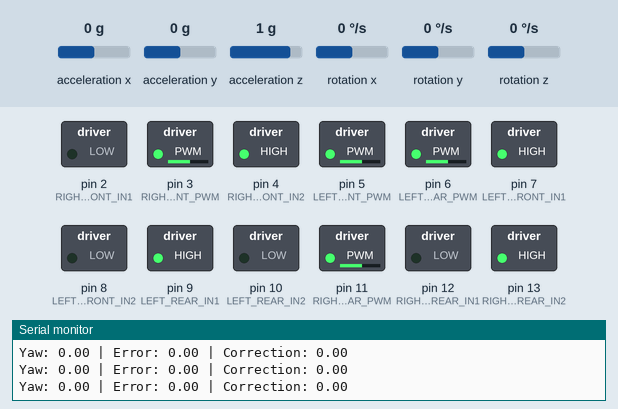
This sketch was run on a simulated Arduino Uno, built with avr-gcc and run on an emulated ATmega328P. Parts: switched loads named in the sketch (green lamp = pin HIGH), the last lines printed to the serial monitor. Wiring (inferred from the names in the program): MPU-6050 motion sensor at I2C address 0x68. Inputs (shaded band) come from the test bench; at power-on: rotation z 0 °/s, acceleration x 0 g, acceleration y 0 g, acceleration z 1 g, rotation x 0 °/s, rotation y 0 °/s.

Above: at 5.8 s.
5.9 s: rotation z set to 192 °/s
At 7.09 s:
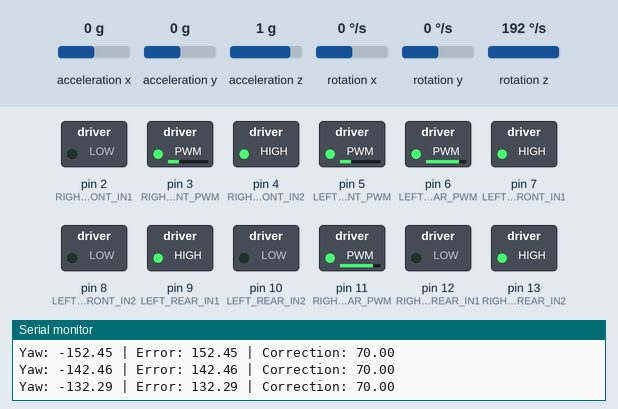
At 8.4 s:
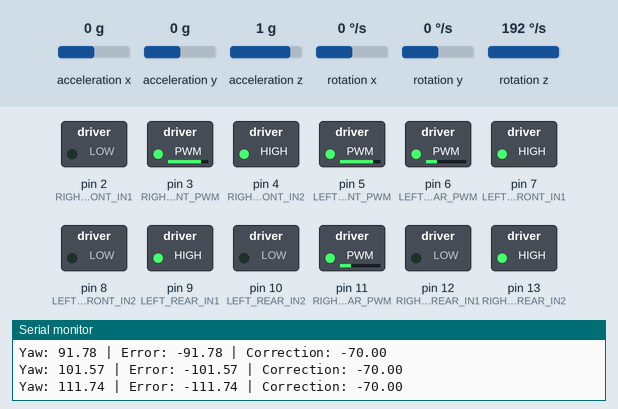
8.9 s: rotation z set to -192 °/s
At 10.0 s:
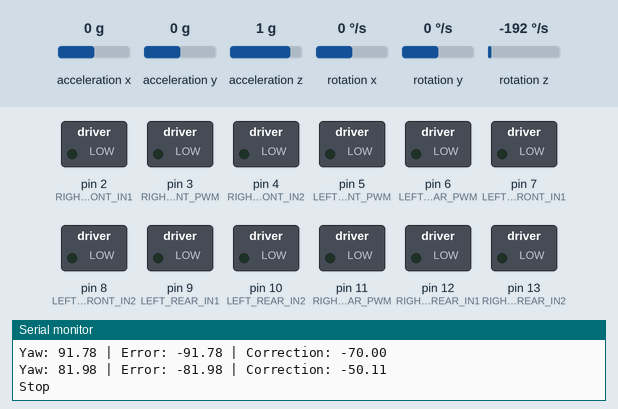
11.2 s: rotation z set to 0 °/s
Timing chart, 0 to 19.2 s (numbered marks = the images above; inputs shaded):
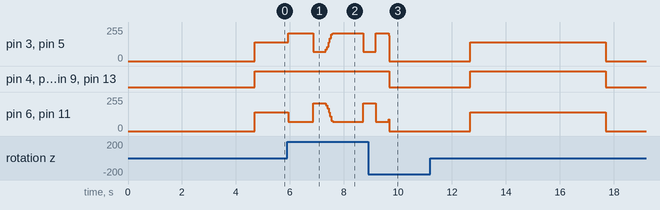

The sketch:

PID_Control.ino
```cpp
#include <Wire.h>
#include "mpu6050.hpp"

// =====================
// L298N #1 - LEFT Motor Driver
// =====================

// Left-front motor - Channel A
#define LEFT_FRONT_PWM   5
#define LEFT_FRONT_IN1   7
#define LEFT_FRONT_IN2   8

// Left-rear motor - Channel B
#define LEFT_REAR_PWM    6
#define LEFT_REAR_IN1    9
#define LEFT_REAR_IN2    10


// =====================
// L298N #2 - RIGHT Motor Driver
// =====================

// Right-front motor - Channel A
#define RIGHT_FRONT_PWM  3
#define RIGHT_FRONT_IN1  2
#define RIGHT_FRONT_IN2  4

// Right-rear motor - Channel B
#define RIGHT_REAR_PWM   11
#define RIGHT_REAR_IN1   12
#define RIGHT_REAR_IN2   13


// =====================
// Direction Calibration
// Your current working calibration
// =====================

#define LEFT_FRONT_DIR   1
#define LEFT_REAR_DIR    1
#define RIGHT_FRONT_DIR -1
#define RIGHT_REAR_DIR  -1


// =====================
// PID Settings
// =====================

float Kp = 3.0;
float Ki = 0.0;
float Kd = 0.4;

// If robot corrects in the wrong direction, change this to -1
int PID_SIGN = 1;

float targetYaw = 0.0;
float currentYaw = 0.0;

float gyroZOffset = 0.0;

float pidIntegral = 0.0;
float previousError = 0.0;

unsigned long previousTime = 0;

#define BASE_SPEED       140
#define MAX_CORRECTION   70

#define MOVE_TIME        5000
#define STOP_TIME        3000


// =====================
// MPU6050 Data
// =====================

MPU6050_Data_t rawData;
MPU6050_Scaled_t scaledData;


// =====================
// Setup
// =====================

void setup() {
  Serial.begin(9600);
  Wire.begin();

  pinMode(LEFT_FRONT_PWM, OUTPUT);
  pinMode(LEFT_FRONT_IN1, OUTPUT);
  pinMode(LEFT_FRONT_IN2, OUTPUT);

  pinMode(LEFT_REAR_PWM, OUTPUT);
  pinMode(LEFT_REAR_IN1, OUTPUT);
  pinMode(LEFT_REAR_IN2, OUTPUT);

  pinMode(RIGHT_FRONT_PWM, OUTPUT);
  pinMode(RIGHT_FRONT_IN1, OUTPUT);
  pinMode(RIGHT_FRONT_IN2, OUTPUT);

  pinMode(RIGHT_REAR_PWM, OUTPUT);
  pinMode(RIGHT_REAR_IN1, OUTPUT);
  pinMode(RIGHT_REAR_IN2, OUTPUT);

  stopAllMotors();

  Serial.println("Starting MPU6050...");

  uint8_t id = MPU6050_Check();
  Serial.print("MPU6050 WHO_AM_I: ");
  Serial.println(id, HEX);

  MPU6050_Init();

  delay(1000);

  Serial.println("Keep robot still. Calibrating gyro Z...");
  calibrateGyroZ();

  Serial.print("Gyro Z Offset: ");
  Serial.println(gyroZOffset);

  currentYaw = 0.0;
  targetYaw = 0.0;

  previousTime = millis();

  Serial.println("PID heading hold test started.");
}


// =====================
// Main Loop
// =====================

void loop() {
  Serial.println("Forward with IMU PID");

  resetPID();
  currentYaw = 0.0;
  targetYaw = 0.0;
  previousTime = millis();

  unsigned long startTime = millis();

  while (millis() - startTime < MOVE_TIME) {
    updateYaw();
    moveForwardPID(BASE_SPEED);
    delay(20);
  }

  Serial.println("Stop");
  stopAllMotors();
  delay(STOP_TIME);
}


// =====================
// IMU / Yaw Functions
// =====================

void calibrateGyroZ() {
  const int samples = 500;
  float sum = 0.0;

  for (int i = 0; i < samples; i++) {
    MPU6050_Read_All(&rawData);
    MPU6050_Get_Scaled(&rawData, &scaledData);

    sum += scaledData.gz;
    delay(5);
  }

  gyroZOffset = sum / samples;
}


void updateYaw() {
  unsigned long now = millis();
  float dt = (now - previousTime) / 1000.0;
  previousTime = now;

  if (dt <= 0.0 || dt > 0.2) {
    return;
  }

  MPU6050_Read_All(&rawData);
  MPU6050_Get_Scaled(&rawData, &scaledData);

  float correctedGz = scaledData.gz - gyroZOffset;

  currentYaw += correctedGz * dt;

  currentYaw = wrapAngle(currentYaw);
}


float wrapAngle(float angle) {
  while (angle > 180.0) angle -= 360.0;
  while (angle < -180.0) angle += 360.0;
  return angle;
}


float angleError(float target, float current) {
  float error = target - current;
  return wrapAngle(error);
}


// =====================
// PID Function
// =====================

float computePID() {
  float error = angleError(targetYaw, currentYaw);

  pidIntegral += error * 0.02;
  pidIntegral = constrain(pidIntegral, -50.0, 50.0);

  float derivative = (error - previousError) / 0.02;
  previousError = error;

  float output = (Kp * error) + (Ki * pidIntegral) + (Kd * derivative);

  output = output * PID_SIGN;
  output = constrain(output, -MAX_CORRECTION, MAX_CORRECTION);

  Serial.print("Yaw: ");
  Serial.print(currentYaw);
  Serial.print(" | Error: ");
  Serial.print(error);
  Serial.print(" | Correction: ");
  Serial.println(output);

  return output;
}


void resetPID() {
  pidIntegral = 0.0;
  previousError = 0.0;
}


// =====================
// Motor Control
// =====================

void setMotor(int pwmPin, int in1Pin, int in2Pin, int speedValue) {
  speedValue = constrain(speedValue, -255, 255);

  if (speedValue > 0) {
    digitalWrite(in1Pin, HIGH);
    digitalWrite(in2Pin, LOW);
    analogWrite(pwmPin, speedValue);
  }
  else if (speedValue < 0) {
    digitalWrite(in1Pin, LOW);
    digitalWrite(in2Pin, HIGH);
    analogWrite(pwmPin, -speedValue);
  }
  else {
    digitalWrite(in1Pin, LOW);
    digitalWrite(in2Pin, LOW);
    analogWrite(pwmPin, 0);
  }
}


// =====================
// Calibrated Individual Motors
// =====================

void setLeftFront(int speedValue) {
  setMotor(LEFT_FRONT_PWM, LEFT_FRONT_IN1, LEFT_FRONT_IN2, speedValue * LEFT_FRONT_DIR);
}

void setLeftRear(int speedValue) {
  setMotor(LEFT_REAR_PWM, LEFT_REAR_IN1, LEFT_REAR_IN2, speedValue * LEFT_REAR_DIR);
}

void setRightFront(int speedValue) {
  setMotor(RIGHT_FRONT_PWM, RIGHT_FRONT_IN1, RIGHT_FRONT_IN2, speedValue * RIGHT_FRONT_DIR);
}

void setRightRear(int speedValue) {
  setMotor(RIGHT_REAR_PWM, RIGHT_REAR_IN1, RIGHT_REAR_IN2, speedValue * RIGHT_REAR_DIR);
}


// =====================
// PID Movement
// =====================

void moveForwardPID(int baseSpeed) {
  float correction = computePID();

  int frontSpeed = baseSpeed - correction;
  int rearSpeed  = baseSpeed + correction;

  frontSpeed = constrain(frontSpeed, -255, 255);
  rearSpeed  = constrain(rearSpeed, -255, 255);

  setLeftFront(frontSpeed);
  setRightFront(frontSpeed);

  setLeftRear(rearSpeed);
  setRightRear(rearSpeed);
}


// =====================
// Normal Movement Functions
// =====================

void moveForward(int speedValue) {
  setLeftFront(speedValue);
  setLeftRear(speedValue);
  setRightFront(speedValue);
  setRightRear(speedValue);
}

void moveBackward(int speedValue) {
  setLeftFront(-speedValue);
  setLeftRear(-speedValue);
  setRightFront(-speedValue);
  setRightRear(-speedValue);
}

void turnLeft(int speedValue) {
  setLeftFront(-speedValue);
  setLeftRear(speedValue);

  setRightFront(-speedValue);
  setRightRear(speedValue);
}

void turnRight(int speedValue) {
  setLeftFront(speedValue);
  setLeftRear(-speedValue);

  setRightFront(speedValue);
  setRightRear(-speedValue);
}

void stopAllMotors() {
  setLeftFront(0);
  setLeftRear(0);
  setRightFront(0);
  setRightRear(0);
}
```

mpu6050.cpp
```cpp
#include "mpu6050.hpp"

//Part1
uint8_t MPU6050_Check() {
  uint8_t device_id = 0;

  Wire.beginTransmission((uint8_t)MPU6050_ADDR);
  Wire.write(REG_WHO_AM_I);
  Wire.endTransmission(false); // Bağlantıyı koparma (Restart)

  Wire.requestFrom((uint8_t)MPU6050_ADDR, 1U);    // 1 bayt veri iste
  if (Wire.available()) {
    device_id = Wire.read();
  }

  return device_id;
}

void mpu6050_write(uint8_t regaddr , uint8_t data)
{
  Wire.beginTransmission(MPU6050_ADDR);
  Wire.write(regaddr);
  Wire.write(data);
  Wire.endTransmission();
}


void mpu_read_burst(uint8_t reg, uint8_t *buffer, uint8_t size) {

  Wire.beginTransmission(MPU6050_ADDR);
  Wire.write(reg);
  Wire.endTransmission(false);

  // Belirtilen boyutta veriyi talep et
  Wire.requestFrom((uint8_t)MPU6050_ADDR, size);

  uint8_t i = 0;
  while (Wire.available() && i < size) {
    buffer[i++] = Wire.read(); // Gelen baytları buffer'a doldur
  }
}


void MPU6050_Init(void)
{
// Uyku modunu kapat ve saati ayarla
  mpu6050_write(REG_PWR_MGMT_1, 0x01);

  // Örnekleme hızını böl (Sample Rate Divider)
  mpu6050_write(REG_SMPLRT_DIV, 0x07);

  // İvmeölçer hassasiyeti (+-8g)
  mpu6050_write(REG_ACCEL_CONFIG, 0x10);

  // Jiroskop hassasiyeti (+-500 deg/s)
  mpu6050_write(REG_GYRO_CONFIG, 0x08);
}

void MPU6050_Read_All(MPU6050_Data_t* SensorData) {
    uint8_t rx_buffer[14];

    // 0x3B (ACCEL_XOUT_H) adresinden başlayarak 14 bayt oku
    mpu_read_burst(REG_ACCEL_XOUT_H, rx_buffer, 14);

    // High (Yüksek) ve Low (Düşük) baytları birleştirerek 16-bitlik ham veriyi elde et
    SensorData->Accel_X = (int16_t)(rx_buffer[0] << 8 | rx_buffer[1]);
    SensorData->Accel_Y = (int16_t)(rx_buffer[2] << 8 | rx_buffer[3]);
    SensorData->Accel_Z = (int16_t)(rx_buffer[4] << 8 | rx_buffer[5]);

    SensorData->Temp    = (int16_t)(rx_buffer[6] << 8 | rx_buffer[7]);

    SensorData->Gyro_X  = (int16_t)(rx_buffer[8] << 8 | rx_buffer[9]);
    SensorData->Gyro_Y  = (int16_t)(rx_buffer[10] << 8 | rx_buffer[11]);
    SensorData->Gyro_Z  = (int16_t)(rx_buffer[12] << 8 | rx_buffer[13]);
}


//Part2
void MPU6050_Get_Scaled(MPU6050_Data_t *raw, MPU6050_Scaled_t *scaled) {
    // +-8g ayarı için LSB Hassasiyeti: 4096 LSB/g
    scaled->ax = (float)raw->Accel_X / 4096.0f;
    scaled->ay = (float)raw->Accel_Y / 4096.0f;
    scaled->az = (float)raw->Accel_Z / 4096.0f;

    // +-500 deg/s ayarı için LSB Hassasiyeti: 65.5 LSB/deg/s
    scaled->gx = (float)raw->Gyro_X / 65.5f;
    scaled->gy = (float)raw->Gyro_Y / 65.5f;
    scaled->gz = (float)raw->Gyro_Z / 65.5f;

    // Sıcaklık formülü (Datasheet'ten)
    scaled->temp = ((float)raw->Temp / 340.0f) + 36.53f;
    scaled->roll = atan2(scaled->ay, scaled->az) * 180.0 / PI;
    scaled->pitch = atan2(-scaled->ax, sqrt(scaled->ay * scaled->ay + scaled->az * scaled->az)) * 180.0 / PI;
}

//Part3
void MPU6050_Complementaryfilter(MPU6050_Scaled_t *clean, float dt)
{
  float alpha = 0.80;
  clean->roll_filt = alpha * (clean->roll_filt + clean->gx * dt) + (1.0 - alpha) * clean->roll;
  clean->pitch_filt = alpha * (clean->pitch_filt + clean->gy * dt) + (1.0 - alpha) * clean->pitch;
}
```

mpu6050.hpp
```cpp
#include <Wire.h>
#include <Arduino.h>

#define MPU6050_ADDR  0x68
#define REG_WHO_AM_I  0x75
#define REG_SMPLRT_DIV       0x19  // Örnekleme hızı bölücü
#define REG_CONFIG           0x1A  // Düşük geçiren filtre (DLPF) ayarları
#define REG_GYRO_CONFIG      0x1B  // Jiroskop tam ölçek aralığı
#define REG_ACCEL_CONFIG     0x1C  // İvmeölçer tam ölçek aralığı
#define REG_ACCEL_XOUT_H     0x3B  // İvme verilerinin başladığı ilk adres
#define REG_PWR_MGMT_1       0x6B  // Güç yönetimi


typedef struct {
    int16_t Accel_X;
    int16_t Accel_Y;
    int16_t Accel_Z;
    int16_t Temp;
    int16_t Gyro_X;
    int16_t Gyro_Y;
    int16_t Gyro_Z;
} MPU6050_Data_t;


void MPU6050_Init(void);
uint8_t MPU6050_Check(void);
void MPU6050_Read_All(MPU6050_Data_t *data);


//Part 2

typedef struct {
    float ax, ay, az;
    float gx , gy, gz;
    float temp;
    float roll, pitch;
    float roll_filt, pitch_filt;
} MPU6050_Scaled_t;

void MPU6050_Get_Scaled(MPU6050_Data_t *raw, MPU6050_Scaled_t *scaled);
void MPU6050_Process(MPU6050_Data_t *raw, MPU6050_Scaled_t *clean);


//Part 3
void MPU6050_Complementaryfilter( MPU6050_Scaled_t *clean, float dt);
```

Measured:
- after the input at 5.9 s, pin 3 (RIGHT_FRONT_PWM), pin 5 (LEFT_FRONT_PWM): ramps from 70/255 to 210/255 and jumps back, once every 1.9 s; pin 6 (LEFT_REAR_PWM), pin 11 (RIGHT_REAR_PWM): ramps from 210/255 to 70/255 and jumps back, once every 1.9 s
